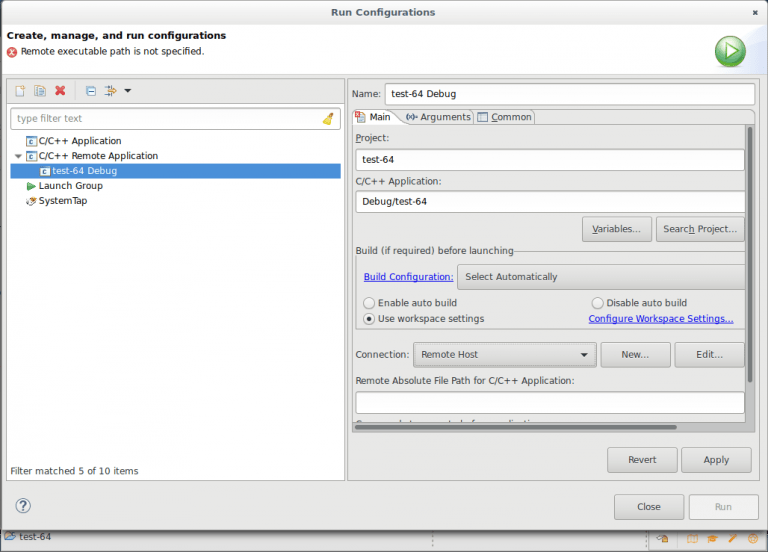
//> input picture RaspPiNotes/Eclipse remote development and debugging - 96Boards_files/eclipse-remote-dev-img-11-768-d3bdf6.png, 768 x 552 px, given in place of input.raw, which was not available
$ ./main 1   (built with g++ and OpenCV 4)
//> lines starting //> are read from the running program, lines starting //| are printed output that depends on the picture; pictures that were not available may be replaced by others from this repository, and a replacement may not be noted
#include <iostream>
#include <string>
#include <cmath>
#include <opencv2/highgui/highgui.hpp>

#include "sobel.h"

#define FRAME_NUMBER 1
#define NAIVE 1
#define UNROLLED 2
#define NEON 3
#define ALL 4

using namespace std;
using namespace cv;

void usage()
{
        cout << "Usage: ./hw3 <MODE> <WIDTH> <HEIGHT>" << endl;
        cout << endl;
        cout << "Mode: " << NAIVE << " - naive sobel" << endl;
        cout << "      " << UNROLLED << " - unrolled sobel" << endl;
        cout << "      " << NEON << " - neon sobel" << endl;
        cout << "WIDTH: 384 default" << endl;
        cout << "HEIGHT: 384 default" << endl;
        cout << "Without HEIGHT, HEIGHT=WIDTH" << endl;
}

int main(int argc, const char * argv[])
{

    int mode = 0;

    if (argc < 2){
        usage();
        return 0;
    } else {
        mode = stoi(argv[1]);
    }

	cout << "WES237B hw3\n";

	VideoCapture cap("input.raw");

	int WIDTH  = 384;
	int HEIGHT = 384;

	// 1 argument on command line: WIDTH = HEIGHT = arg
	if(argc >= 3)
	{
		WIDTH = atoi(argv[2]);
		HEIGHT = WIDTH;
	}
	// 2 arguments on command line: WIDTH = arg1, HEIGHT = arg2
	if(argc >= 4)
	{
		HEIGHT = atoi(argv[3]);
	}

	Mat frame, gray;
	char key=0;

    for (int f=0; f<FRAME_NUMBER; f++)
	{
		cap >> frame;
//> frame is the input picture: 552 rows x 768 cols, CV_8UC3; mean B, G, R 233.2, 232.7, 231.8
		if(frame.empty())
		{
			waitKey();
			break;
		}

		cvtColor(frame, gray, CV_BGR2GRAY);
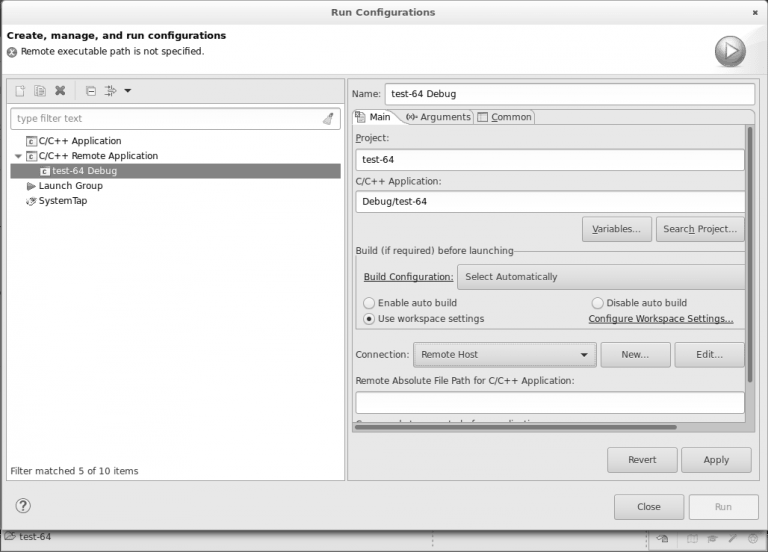
//> gray: 552 rows x 768 cols, CV_8UC1; min 19, max 255, mean 232.5
		resize(gray, gray, Size(WIDTH, HEIGHT));
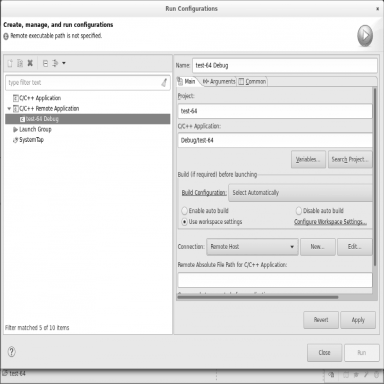
//> gray: 384 rows x 384 cols, CV_8UC1; min 37, max 255, mean 232.5
        imwrite("./image_outputs/image_gray.tif", gray);

        //OpenCV sobel filter
        Mat s_x, s_y, cv_sobel_out;
        Mat s_x_abs, s_y_abs, mag_squared;
        Sobel(gray, s_x, CV_32F, 1, 0, 3, 1, 0, BORDER_ISOLATED);
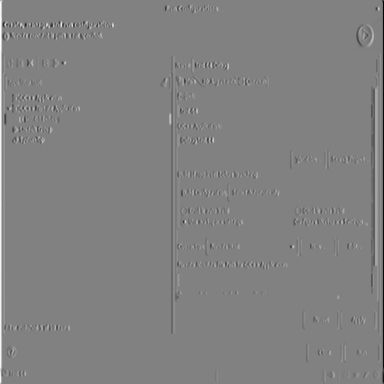
//> s_x: 384 rows x 384 cols, CV_32FC1; min -998, max 972, mean 0.9; drawn with min black and max white
        Sobel(gray, s_y, CV_32F, 0, 1, 3, 1, 0, BORDER_ISOLATED);
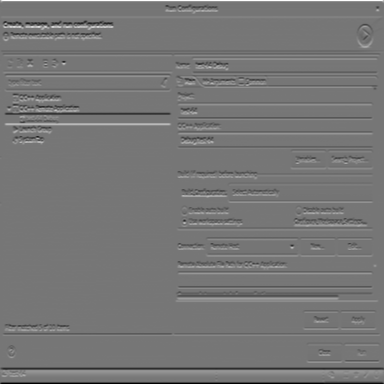
//> s_y: 384 rows x 384 cols, CV_32FC1; min -876, max 1004, mean -0.7; drawn with min black and max white
        pow(s_x, 2, s_x_abs);
        pow(s_y, 2, s_y_abs);
        add(s_x_abs , s_y_abs, mag_squared);
        sqrt(mag_squared, cv_sobel_out);
        cv_sobel_out.convertTo(cv_sobel_out, CV_8U);
        imwrite("./image_outputs/sobel_opencv.tif", cv_sobel_out);
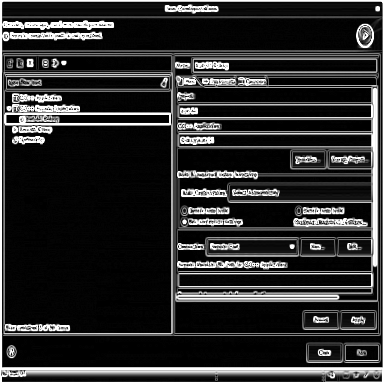
//> saved as sobel_opencv.tif: 384 rows x 384 cols, CV_8UC1; min 0, max 255, mean 45.7

        Mat sobel_out;
        sobel_out = Mat::zeros(gray.size(), CV_8U);
        //printf("DEBUG %x",gray.cols);
        //printf("DEBUG %x",gray.rows);
        char descr[128];
		// Apply filter
        if (mode == NAIVE){
//> (the run ends here: the program needs code that is not available in this run, at `sobel(gray, sobel_out);`)

$ run again, on RaspPiNotes/Eclipse remote development and debugging - 96Boards_files/eclipse-remote-dev-img-12-768-e64afa.png
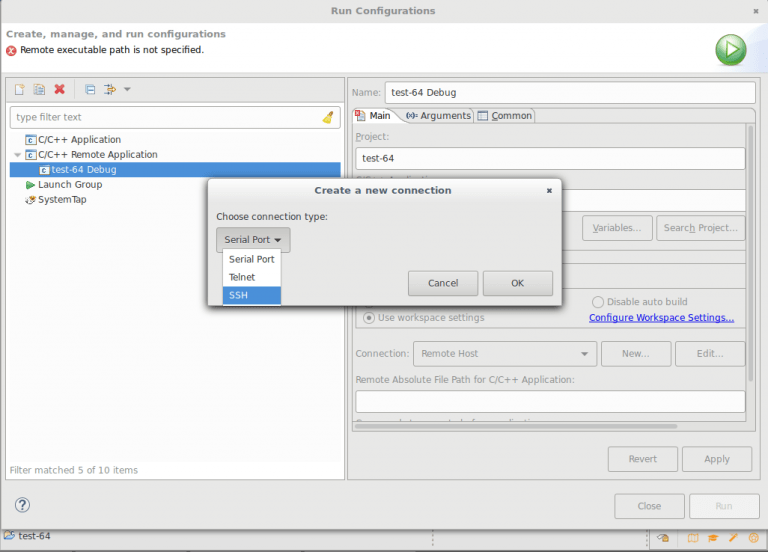
//> input picture RaspPiNotes/Eclipse remote development and debugging - 96Boards_files/eclipse-remote-dev-img-12-768-e64afa.png, 768 x 552 px, given in place of input.raw, which was not available
//> frame is the input picture: 552 rows x 768 cols, CV_8UC3; mean B, G, R 233.1, 232.5, 231.5
//> `Sobel(gray, s_y, CV_32F, 0, 1, 3, 1, 0, BORDER_ISOLATED);`:
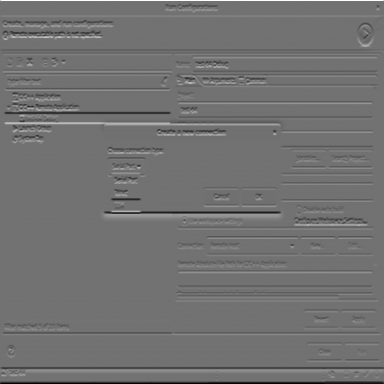
//> s_y: 384 rows x 384 cols, CV_32FC1; min -752, max 928, mean -1.3; drawn with min black and max white
//> `imwrite("./image_outputs/sobel_opencv.tif", cv_sobel_out);`:
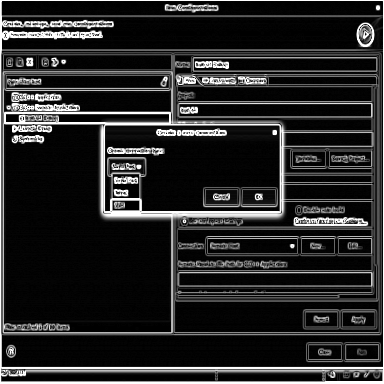
//> saved as sobel_opencv.tif: 384 rows x 384 cols, CV_8UC1; min 0, max 255, mean 39.8

$ run again, on RaspPiNotes/Eclipse remote development and debugging - 96Boards_files/eclipse-remote-dev-img-13-768-2368a5.png
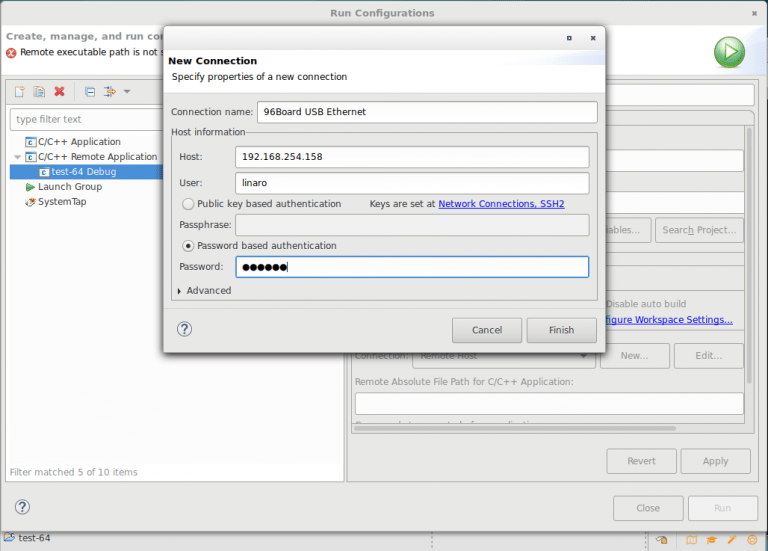
//> input picture RaspPiNotes/Eclipse remote development and debugging - 96Boards_files/eclipse-remote-dev-img-13-768-2368a5.png, 768 x 551 px, given in place of input.raw, which was not available
//> frame is the input picture: 551 rows x 768 cols, CV_8UC3; mean B, G, R 231.5, 231.3, 230.6
//> `Sobel(gray, s_y, CV_32F, 0, 1, 3, 1, 0, BORDER_ISOLATED);`:
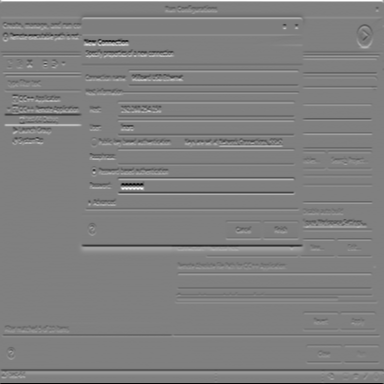
//> s_y: 384 rows x 384 cols, CV_32FC1; min -928, max 920, mean 1; drawn with min black and max white
//> `imwrite("./image_outputs/sobel_opencv.tif", cv_sobel_out);`:
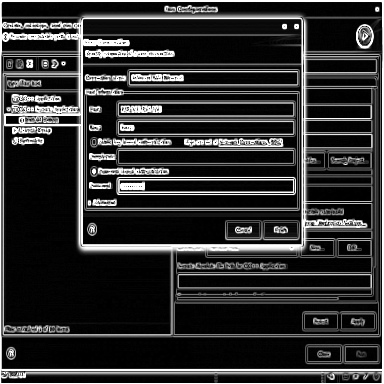
//> saved as sobel_opencv.tif: 384 rows x 384 cols, CV_8UC1; min 0, max 255, mean 47.8

$ run again, on RaspPiNotes/Eclipse remote development and debugging - 96Boards_files/eclipse-remote-dev-img-14-647-5e342f.png
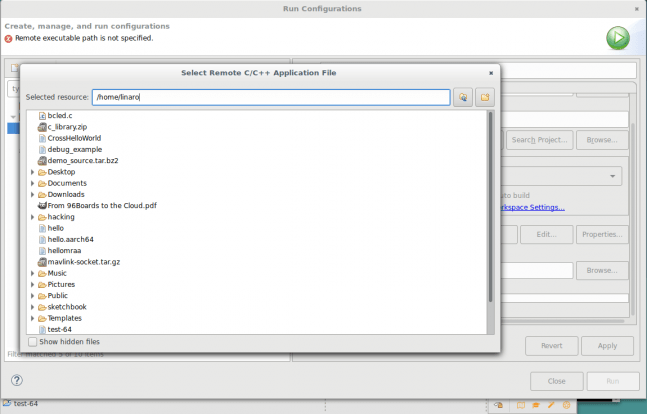
//> input picture RaspPiNotes/Eclipse remote development and debugging - 96Boards_files/eclipse-remote-dev-img-14-647-5e342f.png, 647 x 414 px, given in place of input.raw, which was not available
//> frame is the input picture: 414 rows x 647 cols, CV_8UC3; mean B, G, R 235.9, 236.1, 235.5
//> `Sobel(gray, s_y, CV_32F, 0, 1, 3, 1, 0, BORDER_ISOLATED);`:
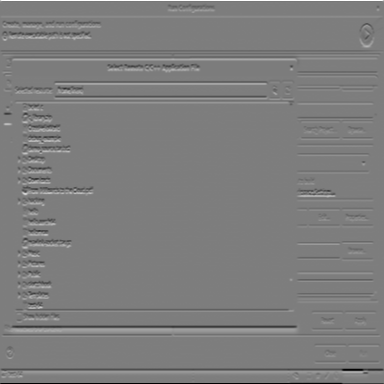
//> s_y: 384 rows x 384 cols, CV_32FC1; min -904, max 928, mean -0.3; drawn with min black and max white
//> `imwrite("./image_outputs/sobel_opencv.tif", cv_sobel_out);`:
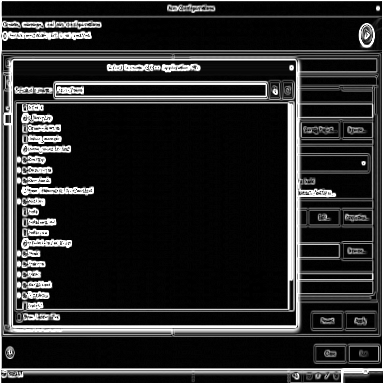
//> saved as sobel_opencv.tif: 384 rows x 384 cols, CV_8UC1; min 0, max 255, mean 43
